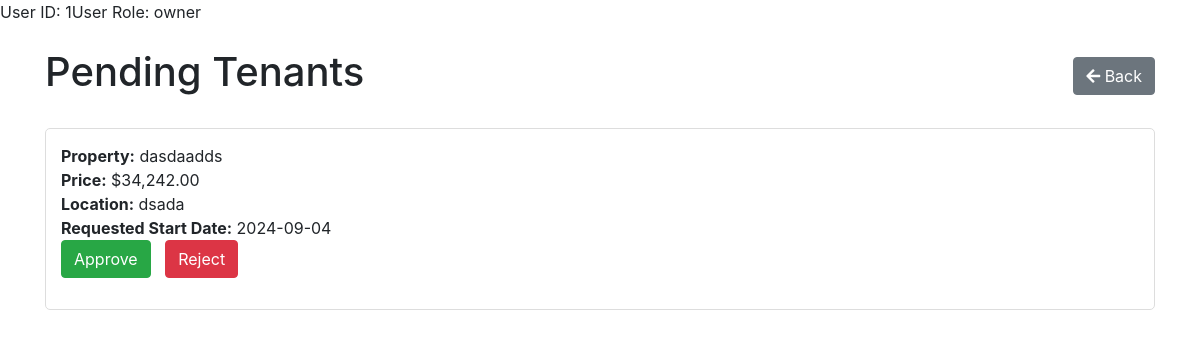
The app's page /owner/pending_tenants.php (signed in) with its own data.
### tables this page shows
CREATE TABLE `rentals` (
  `id` int(11) NOT NULL,
  `tenant_id` int(11) NOT NULL,
  `property_id` int(11) NOT NULL,
  `rent_start_date` date NOT NULL,
  `rent_end_date` date DEFAULT NULL,
  `amount_paid` decimal(10,2) DEFAULT 0.00,
  `status` enum('pending','approved','rejected') DEFAULT 'pending',
  `created_at` datetime DEFAULT current_timestamp(),
  `updated_at` datetime DEFAULT current_timestamp() ON UPDATE current_timestamp()
);

CREATE TABLE `properties` (
  `id` int(11) NOT NULL,
  `owner_id` int(11) DEFAULT NULL,
  `type` enum('House','Room') NOT NULL,
  `description` text NOT NULL,
  `location` varchar(255) NOT NULL,
  `price` decimal(10,2) NOT NULL,
  `file_path` varchar(255) NOT NULL,
  `available` tinyint(1) NOT NULL DEFAULT 1,
  `created_at` timestamp NOT NULL DEFAULT current_timestamp(),
  `updated_at` datetime NOT NULL DEFAULT current_timestamp() ON UPDATE current_timestamp()
);

### owner/pending_tenants.php (the view, shortened to what this page needs)
<?php
include '../connection/conn.php';
echo 'User ID: ' . $_SESSION['user_id'];
echo 'User Role: ' . $_SESSION['user_role'];
$owner_id = $_SESSION['user_id'];
$sql = "SELECT r.id, r.tenant_id, r.property_id, r.rent_start_date, p.description, p.price, p.location
        FROM rentals r
        JOIN properties p ON r.property_id = p.id
        WHERE p.owner_id = ? AND r.status = 'pending'";
$stmt = $conn->prepare($sql);
$stmt->bind_param("i", $owner_id);
$stmt->execute();
$result = $stmt->get_result();
?>
<!DOCTYPE html>
<html lang="en">
<head>
    <link rel="stylesheet" href="https://stackpath.bootstrapcdn.com/bootstrap/4.5.2/css/bootstrap.min.css">
    <link rel="stylesheet" href="https://cdnjs.cloudflare.com/ajax/libs/font-awesome/5.15.4/css/all.min.css">
</head>
<body>
    <div class="container">
        <header class="my-4 d-flex justify-content-between align-items-center">
            <h1>Pending Tenants</h1>
            <a href="index.php" class="btn btn-secondary">
                <i class="fas fa-arrow-left"></i> Back
            </a>
        </header>
        <?php if ($result->num_rows > 0): ?>
            <?php while ($row = $result->fetch_assoc()): ?>
                <div class="rental-item">
                    <p><strong>Property:</strong> <?= htmlspecialchars($row['description']) ?></p>
                    <p><strong>Price:</strong> $<?= number_format($row['price'], 2) ?></p>
                    <p><strong>Location:</strong> <?= htmlspecialchars($row['location']) ?></p>
                    <p><strong>Requested Start Date:</strong> <?= htmlspecialchars($row['rent_start_date']) ?></p>
                    <form action="functions/process_rental.php" method="POST">
                        <button type="submit" name="action" value="approve" class="btn btn-success btn-approve">Approve</button>
                        <button type="submit" name="action" value="reject" class="btn btn-danger btn-reject">Reject</button>
                    </form>
                </div>
            <?php endwhile; ?>
        <?php else: ?>
            <p>No pending rental requests at the moment.</p>
        <?php endif; ?>
    </div>
</body>
</html>

### owner/pending_tenants.php (style rules this page uses)
.rental-item { border: 1px solid #ddd; border-radius: 5px; padding: 15px; margin-bottom: 20px; }
.rental-item p { margin: 0; }
.btn-approve, .btn-reject { margin-right: 10px; }

### records on screen
rentals: property.description "dasdaadds", property.price "34,242.00", property.location "dsada", rent_start_date "2024-09-04"

### other values on screen
$_SESSION['user_id'] "1"
$_SESSION['user_role'] "owner"
